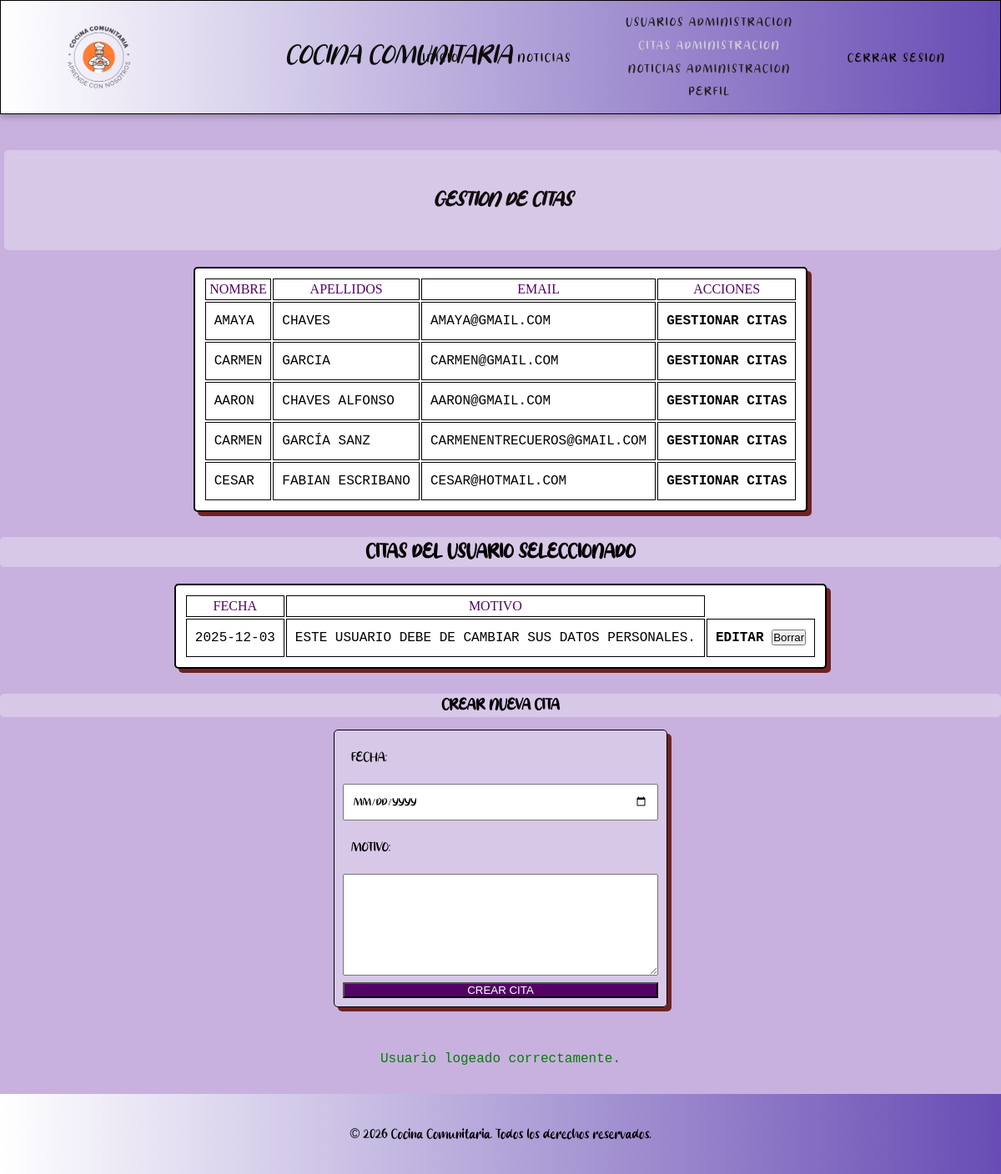
/Web_Cocina_comunitaria/views/admin/citas_administracion.php?idUser=13 (signed in), run on the app's committed database.
### tables this page shows
CREATE TABLE `users_data` (
  `idUser` int(11) NOT NULL,
  `nombre` varchar(50) NOT NULL,
  `apellidos` varchar(100) NOT NULL,
  `email` varchar(100) NOT NULL,
  `telefono` varchar(20) NOT NULL,
  `fecha_nacimiento` date NOT NULL,
  `direccion` text DEFAULT NULL,
  `sexo` enum('hombre','mujer','otro') NOT NULL
);

CREATE TABLE `citas` (
  `idCita` int(11) NOT NULL,
  `idUser` int(11) NOT NULL,
  `fecha_cita` date NOT NULL,
  `motivo_cita` text DEFAULT NULL
);

### Web_Cocina_comunitaria/views/admin/citas_administracion.php (the view, shortened to what this page needs)
<?php
    $conexion = DB::connect();
    $sql = "SELECT idUser, nombre, apellidos, email FROM users_data";
    $stmt = $conexion->prepare($sql);
    $stmt->execute();
    $usuarios = $stmt->fetchAll(PDO::FETCH_ASSOC);
    if(isset($_GET['idUser'])){
        $idUser = (int)$_GET['idUser'];
        $sqlCita = "SELECT idCita, idUser, fecha_cita, motivo_cita FROM citas WHERE idUser = :idUser ORDER BY fecha_cita ASC";
        $stmtCita = $conexion->prepare($sqlCita);
        $stmtCita->bindParam(":idUser", $idUser,PDO::PARAM_INT);
        $stmtCita->execute();
        $citas = $stmtCita->fetchAll(PDO::FETCH_ASSOC);
    }
?>
<!DOCTYPE html>
<html lang="es">
<head>
    <link rel="stylesheet" href="../../public/css/estilos.css">
</head>
<body class="citas_administracion">
    <header>
        <nav class="navigationBar">
            <img src="../../public/images/logo/logo-transparent-png.png" class="logo" width="500" height="506" alt="logo de la pagina">
            <h1 id="titulo">Cocina Comunitaria</h1>
            <ul class="navigationBarList">
                <li><a href="../../index.php" class="enlace">Inicio</a></li>
                <li><a href="../noticias.php" class="enlace">Noticias</a></li>
                <?php if(isset($_SESSION['usuario']) && $_SESSION['rol'] === 'admin'):?>
                        <li class="adminColumn">
                            <a class="enlace" href="./usuarios_administracion.php">Usuarios Administracion</a>
                            <a class="enlace active" href="./citas_administracion.php">Citas Administracion</a>
                            <a class="enlace" href="./noticias_administracion.php">Noticias Administracion</a>
                            <a class="enlace" href="./perfil.php">Perfil</a>
                        </li>
                    <?php endif;?>
                <?php if(isset($_SESSION['is_logged_in'])):?>
                    <li><a href="../logout.php" class="enlace">Cerrar Sesion</a></li>
                <?php endif;?>
            </ul>
        </nav>
    </header>
    <h1 class="titulo-seccion">Gestion De Citas</h1>
    <table id="c_adminCrear">
        <tr>
            <th>Nombre</th>
            <th>Apellidos</th>
            <th>Email</th>
            <th>Acciones</th>
        </tr>
        <?php foreach ($usuarios as $usuario):?>
            <tr>
                <td><?= htmlspecialchars($usuario['nombre']) ?></td>
                <td><?= htmlspecialchars($usuario['apellidos']) ?></td>
                <td><?= htmlspecialchars($usuario['email']) ?></td>
                <td><a href="citas_administracion.php?idUser=<?=  $usuario['idUser'] ?>">Gestionar Citas</a></td>
            </tr>
        <?php endforeach;?>
    </table>
<?php if(isset($citas)):?>
    <h2 class="titulo-seccion">Citas del Usuario Seleccionado</h2>
    <?php if(count($citas) > 0):?>
        <table id="c_adminCrear">
            <tr><th>Fecha</th><th>Motivo</th></tr>
            <?php foreach ($citas as $cita):?>
                <tr>
                    <td><?= htmlspecialchars($cita['fecha_cita']) ?></td>
                    <td><?= htmlspecialchars($cita['motivo_cita']) ?></td>
                    <td><a href="./editar_citaAdmin.php?idCita=<?= $cita['idCita'] ?>&idUser=<?= $idUser ?>">Editar</a>
                        <form action="../../controllers/c_borrar_citaAdmin.php" method="POST" style="display:inline;" onsubmit="return confirm('¿Estás seguro de que quieres borrar esta cita?');">
                            <button type="submit" name="borrar">Borrar</button>
                        </form>
                    </td>
                </tr>
            <?php endforeach;?>
        </table>
    <?php else:?>
        <p class="p_section">Este usuario no tiene citas asignadas.</p>
    <?php endif;?>
<?php endif;?>
<?php if (isset($idUser)): ?>
  <h3 class="titulo-seccion">CREAR NUEVA CITA</h3>
  <form class="c_form" method="POST" action="../../controllers/c_crear_citaAdmin.php">
    <label for="fecha">Fecha:</label>
    <input type="date" id="fecha" name="fecha" required>
    <label for="motivo">Motivo:</label>
    <textarea name="motivo" id="motivo" cols="5" rows="8"></textarea>
    <button type="submit">Crear cita</button>
  </form>
<?php endif; ?>
    <?php if(isset($_SESSION['login_ok'])):?>
        <p class="exito"><?= htmlspecialchars($_SESSION['login_ok']); ?></p>
        <?php endif;?>
    <footer class="footer">
        <p>&copy; <?= date("Y"); ?> Cocina Comunitaria. Todos los derechos reservados.</p>
    </footer>
</body>
</html>

### Web_Cocina_comunitaria/public/css/estilos.css (style rules this page uses)
* { margin: 0; padding: 0; box-sizing: border-box; }
body { background-color:white; overflow-y: auto; overflow-x: hidden; font-size: 16px; line-height: 1.5; padding-top: 150px; box-sizing: border-box; background-size: cover; background-repeat: no-repeat; background-position: center; }
html, body { height: 100%; display: flex; flex-direction: column; }
.logo { width: 105px; height: 105px; margin: 10px; margin-left: 60px; animation: girar 10s linear infinite; }
h1 { color: rgb(14, 12, 12); font-size: 2rem; font-family: Arial, Helvetica, sans-serif; text-transform: uppercase; font-style: italic; font-size: 1.5rem; margin-left: 5px; text-align: center; position: relative; padding: 10px; line-height: 100px; }
h2 { text-transform: uppercase; }
.navigationBar { border: 1px solid black; background: linear-gradient(to right, white, rgb(104, 76, 180)); display: flex; flex-direction: row; justify-content: space-between; text-align: center; position: fixed; top: 0; width: 100%; box-shadow: 0px 4px 6px rgba(0, 0, 0, 0.2); padding: 5px; z-index: 1000; }
.navigationBarList { display: flex; justify-content: center; align-items: center; margin-top: 0; }
.navigationBarList li { list-style-type: none; text-transform: uppercase; }
.navigationBarList a { font-size: 0.9rem; margin-right: 50px; text-decoration: none; color: rgb(14, 12, 3); padding: 10px; }
.navigationBarList .active { color: rgb(205, 205, 209); }
.adminColumn { display: flex; flex-direction: column; }
.adminColumn a { display: block; padding: 3px 5px; text-decoration: none; color: #222; }
.enlace { font-family: 'Milky Lemon'; text-transform: uppercase; letter-spacing: 2px; font-weight: bold; padding: 10px; font-weight: 300; }
.active { color: rgb(3, 3, 252); }
p { color: rgb(20, 20, 20); font-family: Arial, Helvetica, sans-serif; font-size: 1rem; line-height: 1.5; margin: 20px; }
#titulo { font-family: 'Milky Lemon'; font-size: 2em; display: inline-block; white-space: nowrap; width: 0; font-weight: 500; }
.titulo-seccion { backdrop-filter: blur(5px); background-color: rgba(255,255,255,0.3); border-radius: 5px; font-family: 'Milky Lemon'; text-align: center; margin-top: 30px; }
.exito { text-align: center; color: green; padding: 10px; border-radius: 5px; font-family:'Courier New', Courier, monospace; text-align: center; margin-top: 10px; }
.citas_administracion { background-color: rgb(200, 177, 223); }
#c_adminCrear { margin: 0 auto; font-family: 'Courier New', Courier, monospace; border: 2px solid black; padding: 10px; background-color: #ffffff; padding: 10px; border-radius: 5px; margin-top: 20px; box-shadow: 5px 5px rgb(110, 34, 34); z-index: 2001; }
#c_adminCrear th { text-transform: uppercase; font-family: 'Lemon'; font-weight: 300; color: #520364; border: 1px solid black; }
#c_adminCrear td { text-transform: uppercase; padding: 10px; border: 1px solid black; color: rgb(0, 0, 0); }
#c_adminCrear td a { color: black; text-decoration: none; font-weight: bold; }
.c_form { border: 1px solid black; display: flex; flex-direction: column; width: 400px; margin: 0 auto; margin-top: 15px; margin-bottom: 30px; padding: 20px; backdrop-filter: blur(5px); background-color: rgba(255,255,255,0.3); padding: 10px; border-radius: 5px; box-shadow: 5px 5px rgb(110, 34, 34); }
.c_form label, .c_form input { text-transform: uppercase; font-family: 'Milky Lemon'; padding: 10px; margin-bottom: 10px; }
.c_form button { margin-top: 8px; text-transform: uppercase; background-color: #520364; color: white; }
.footer { background: linear-gradient(to right, white, rgb(104, 76, 180)); bottom: 0; left: 0; width: 100%; text-align: center; padding: 1rem; z-index: 1000; margin-top: auto; text-align: center; padding: 1rem; }
.footer p { font-family: 'Milky Lemon', sans-serif; color: #000; }

### data on the page
users_data: nombre "AMAYA", apellidos "CHAVES", email "AMAYA@GMAIL.COM"
users_data: nombre "CARMEN", apellidos "GARCIA", email "CARMEN@GMAIL.COM"
users_data: nombre "AARON", apellidos "CHAVES ALFONSO", email "AARON@GMAIL.COM"
users_data: nombre "CARMEN", apellidos "GARCÍA SANZ", email "CARMENENTRECUEROS@GMAIL.COM"
users_data: nombre "CESAR", apellidos "FABIAN ESCRIBANO", email "CESAR@HOTMAIL.COM"
citas: fecha_cita "2025-12-03", motivo_cita "ESTE USUARIO DEBE DE CAMBIAR SUS DATOS PERSONALES."

### other printed values
$_SESSION['login_ok'] "Usuario logeado correctamente."
